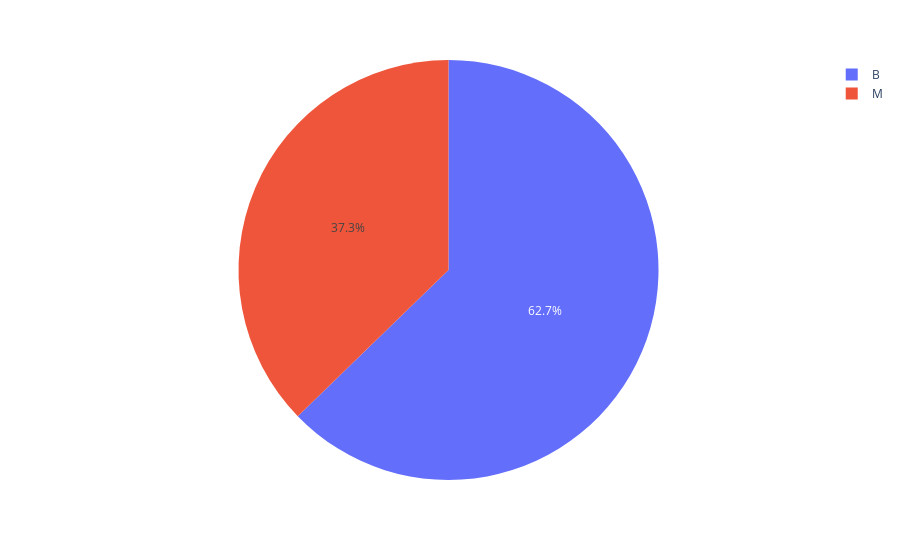

Notebook source saved alongside this figure:
### Code cell
#This is the full code section and below this this full code is seperated into several code snippet where you can run each snippet to get more clarity and readability
# This Python 3 environment comes with many helpful analytics libraries installed
# It is defined by the kaggle/python Docker image: https://github.com/kaggle/docker-python
# For example, here's several helpful packages to load

# Import libraries
import pandas as pd
import numpy as np
import matplotlib.pyplot as plt
import seaborn as sns
import warnings
import plotly.offline as py
import plotly.graph_objs as go
import plotly.tools as tls
import plotly.figure_factory as ff
import warnings

# Suppress warnings
warnings.filterwarnings("ignore")

# Read data from CSV file
df = pd.read_csv('./breast-cancer-prediction/FNAdata.csv')

# Print data info
df

# Import libraries for visualization
import plotly.express as px
from plotly.offline import init_notebook_mode, iplot

# Configure plotly for notebook mode
init_notebook_mode(connected=True)

## Create pie chart to visualize diagnosis distribution (helps understand proportions of benign and malignant cases)
diagnosisPieChart = px.pie(df, values=df['diagnosis'].value_counts().values, names=df['diagnosis'].value_counts().index)
diagnosisPieChart.show()

# Calculate correlation matrix to identify potential feature dependencies
corr = df.iloc[:,2:].corr()

# Define colormap for heatmap (visual aid for interpreting correlations)
colormap = sns.diverging_palette(220, 30, as_cmap = True)

# Create heatmap to visualize feature correlations (helps identify redundant features)
plt.figure(figsize=(14,14))
sns.heatmap(corr, cbar = True,square = True,annot=True,fmt= '.2f',annot_kws={'size': 8},
            cmap = colormap, linewidths=0.1, linecolor='white')
#title of the heat map
plt.title('Correlation of df Features', y=1.05, size=15)

# Create correlation matrix (absolute values) for easier identification of high correlations
corr_matrix = df.iloc[:, 2:].corr().abs()

# Select upper triangle of correlation matrix (excluding diagonal) to avoid self-correlation
upper = corr_matrix.where(np.triu(np.ones(corr_matrix.shape), k=1).astype(bool))

# Find features with correlation greater than 0.95 (highly correlated)
to_drop = [column for column in upper.columns if any(upper[column] > 0.95)]
print("Features to drop due to high correlation:", to_drop)

# Drop highly correlated features to avoid multicollinearity issues
df.drop(to_drop, axis=1, inplace=True)

# Print number of remaining features after dropping highly correlated ones
print("Number of features after dropping highly correlated ones:", len(df.columns))

# Check for missing values (important to address before training)
print(df.isnull().sum())  # View how many missing values each column has

# Drop unnecessary features (can be adjusted based on domain knowledge)
df.drop(['Unnamed: 32','id'],axis=1,inplace=True)

# Separate independent (features) and dependent (target) variables
x = df.drop('diagnosis',axis=1)
y = df.diagnosis

# Encode categorical target variable (necessary for ANN processing)
from sklearn.preprocessing import LabelEncoder
lb = LabelEncoder()
y = lb.fit_transform(y)

# Split data into training and testing sets for model evaluation

from sklearn.model_selection import train_test_split
xtrain, xtest, ytrain, ytest = train_test_split(x, y, test_size=0.2, random_state=40)

# Standardize features (optional, can be helpful for some algorithms)
from sklearn.preprocessing import StandardScaler
sc = StandardScaler()
xtrain = sc.fit_transform(xtrain)
xtest = sc.transform(xtest)


# Import Keras libraries for building the ANN model
import keras
from keras.models import Sequential
from keras.layers import Dense, LeakyReLU, PReLU, ELU, Dropout
from tensorflow.keras.layers import BatchNormalization

# Create a sequential artificial neural network (ANN) model
ann = Sequential()

# Add first hidden layer with 30 neurons and ReLU activation (common choice for hidden layers due to its non-linearity)
ann.add(Dense(units = 30,activation = 'relu'))
ann.add(BatchNormalization())  # Add batch normalization layer for regularization (improves generalization)
ann.add(Dropout(0.5)) # Add dropout layer to prevent overfitting (reduces model complexity)


# Add second hidden layer with 30 neurons and ReLU activation for better feature extraction
ann.add(Dense(units = 30,activation = 'relu'))
ann.add(BatchNormalization()) 
ann.add(Dropout(0.5))

# Add output layer with 1 neuron and sigmoid activation for binary classification
ann.add(Dense(units = 1,activation = 'sigmoid'))

# Compile the ANN using Adam optimizer (popular optimizer for various tasks), binary crossentropy loss (suitable for binary classification), and accuracy metric (measures overall correct predictions)
ann.compile(optimizer = 'adam', loss = 'binary_crossentropy', metrics = ['accuracy'])

# Implement early stopping to prevent overfitting (stops training when validation loss stops improving)
from tensorflow.keras.callbacks import EarlyStopping
early_stop = EarlyStopping(monitor='val_loss', mode='min', verbose=1, patience=25)

# Train the ANN in batches of 32 with validation data and early stopping
model=ann.fit(xtrain, ytrain,batch_size = 32, validation_data=(xtest, ytest),epochs =100,callbacks = [early_stop])

# Print model summary to understand the architecture (number of layers, neurons)

ann.summary()

# Plot training and validation loss curves to visualize the learning process (helps identify underfitting or overfitting)
losses = pd.DataFrame(ann.history.history)
losses.plot()

# Make predictions on test data
y_pred = ann.predict(xtest)

# Convert predictions to binary labels (threshold at 0.5) based on sigmoid activation output
y_pred = (y_pred>0.5)

# Calculate evaluation metrics to assess model performance
from sklearn.metrics import confusion_matrix, accuracy_score

cm = confusion_matrix(ytest,y_pred)  # Confusion matrix visualizes true vs predicted classifications
score = accuracy_score(ytest,y_pred) # Accuracy measures overall correct predictions

print("Confusion Matrix:\n", cm)
print("Accuracy:", score)

# Print classification report for detailed performance breakdown (precision, recall, F1-score)
from sklearn.metrics import classification_report
print(classification_report(ytest,y_pred))

# Create heatmap of confusion matrix for better visualization of classification results
plt.figure(figsize=[14,7])
sns.heatmap(cm,annot=True)
plt.show()

### Figure 1 — Plotly figure (JSON) as saved in the notebook; plotly's stock layout.template omitted (floating-point values rounded to 4 significant figures)
{"data": [{"domain": {"x": [0, 1], "y": [0, 1]}, "hovertemplate": "label=%{label}<br>value=%{value}<extra></extra>", "labels": ["B", "M"], "legendgroup": "", "name": "", "showlegend": true, "type": "pie", "values": [357, 212]}], "layout": {"autosize": true, "legend": {"tracegroupgap": 0}, "margin": {"t": 60}}}
